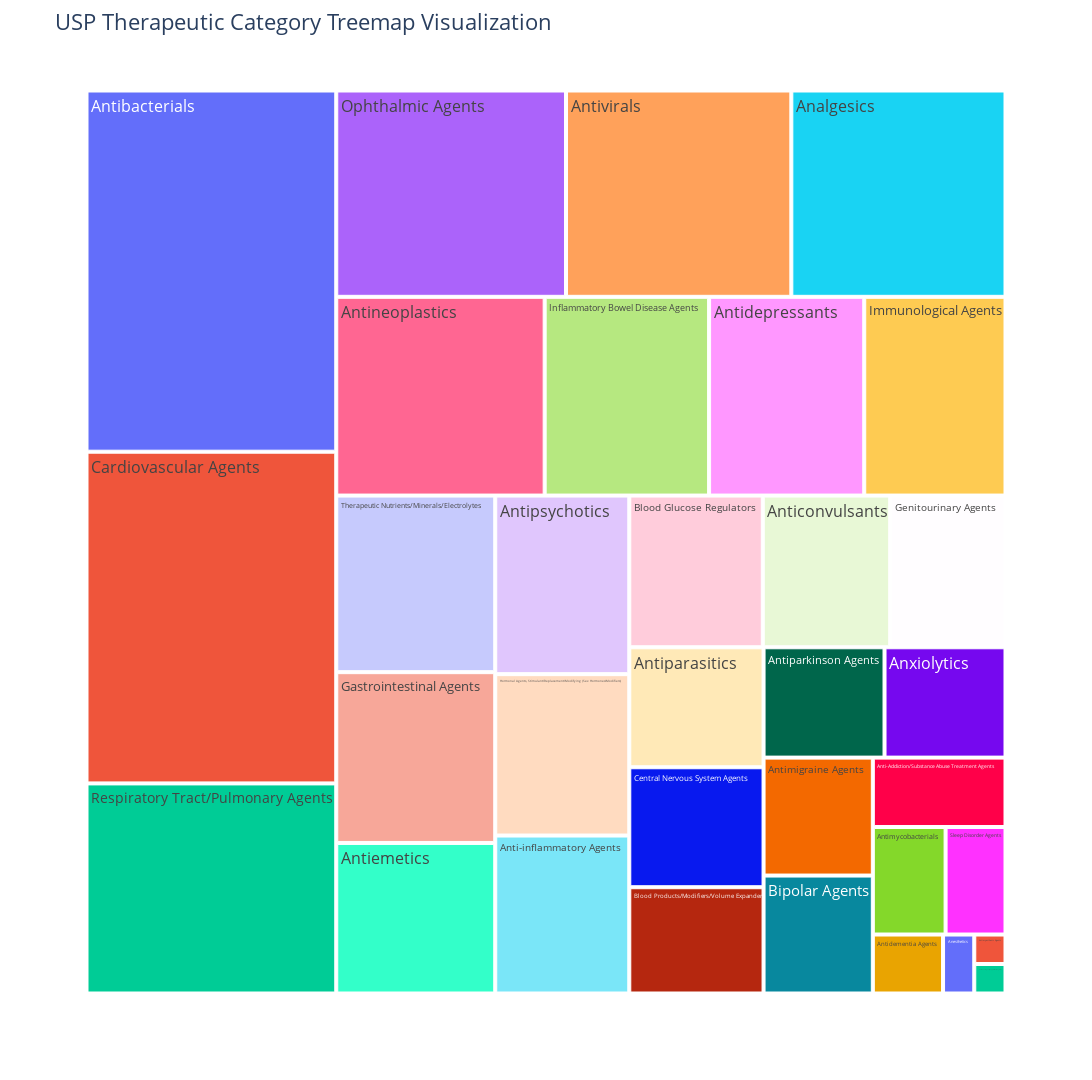

This figure's notebook cell:
### Code cell
# Define figure as a plotly express treemap.
# Path defines the path from the Root to the Leaves of the Tree
# Counts automatically size up the leaves of the tree.
# Width/Height reshapes the visualization to a user-defined pixel-size.
fig = px.treemap(df,
                 path=['usp_category'],
                 width=1920,
                 height=1080
                 )



#Adds title to the Treemap
fig.update_layout(title_text="USP Therapeutic Category Treemap Visualization", font_size=16)



#Saves the Treemap as an HTML file.
plotly.offline.plot(fig, filename='Graphics/Category_Level_Treemap.html')

#Shows the Treemap on output
fig.show()

### Figure 1 — Plotly figure (JSON) as saved in the notebook; plotly's stock layout.template omitted (floating-point values rounded to 4 significant figures)
{"data": [{"branchvalues": "total", "domain": {"x": [0.0, 1.0], "y": [0.0, 1.0]}, "hovertemplate": "labels=%{label}<br>count=%{value}<br>parent=%{parent}<br>id=%{id}<extra></extra>", "ids": ["Analgesics", "Anesthetics", "Anti-Addiction/Substance Abuse Treatment Agents", "Anti-inflammatory Agents", "Antibacterials", "Anticonvulsants", "Antidementia Agents", "Antidepressants", "Antiemetics", "Antimigraine Agents", "Antimyasthenic Agents", "Antimycobacterials", "Antineoplastics", "Antiparasitics", "Antiparkinson Agents", "Antipsychotics", "Antivirals", "Anxiolytics", "Bipolar Agents", "Blood Glucose Regulators", "Blood Products/Modifiers/Volume Expanders", "Cardiovascular Agents", "Central Nervous System Agents", "Gastrointestinal Agents", "Genitourinary Agents", "Hormonal Agents, Stimulant/Replacement/Modifying (Sex Hormones/Modifiers)", "Hormonal Agents, Suppressant (Thyroid)", "Immunological Agents", "Inflammatory Bowel Disease Agents", "Ophthalmic Agents", "Respiratory Tract/Pulmonary Agents", "Sleep Disorder Agents", "Therapeutic Nutrients/Minerals/Electrolytes"], "labels": ["Analgesics", "Anesthetics", "Anti-Addiction/Substance Abuse Treatment Agents", "Anti-inflammatory Agents", "Antibacterials", "Anticonvulsants", "Antidementia Agents", "Antidepressants", "Antiemetics", "Antimigraine Agents", "Antimyasthenic Agents", "Antimycobacterials", "Antineoplastics", "Antiparasitics", "Antiparkinson Agents", "Antipsychotics", "Antivirals", "Anxiolytics", "Bipolar Agents", "Blood Glucose Regulators", "Blood Products/Modifiers/Volume Expanders", "Cardiovascular Agents", "Central Nervous System Agents", "Gastrointestinal Agents", "Genitourinary Agents", "Hormonal Agents, Stimulant/Replacement/Modifying (Sex Hormones/Modifiers)", "Hormonal Agents, Suppressant (Thyroid)", "Immunological Agents", "Inflammatory Bowel Disease Agents", "Ophthalmic Agents", "Respiratory Tract/Pulmonary Agents", "Sleep Disorder Agents", "Therapeutic Nutrients/Minerals/Electrolytes"], "name": "", "parents": ["", "", "", "", "", "", "", "", "", "", "", "", "", "", "", "", "", "", "", "", "", "", "", "", "", "", "", "", "", "", "", "", ""], "values": [96, 4, 20, 46, 196, 42, 9, 67, 52, 28, 2, 17, 90, 35, 29, 52, 101, 29, 28, 44, 31, 180, 35, 59, 38, 47, 2, 61, 71, 103, 114, 14, 61], "type": "treemap"}], "layout": {"legend": {"tracegroupgap": 0}, "margin": {"t": 60}, "height": 1080, "width": 1920, "title": {"text": "USP Therapeutic Category Treemap Visualization"}, "font": {"size": 16}}}
